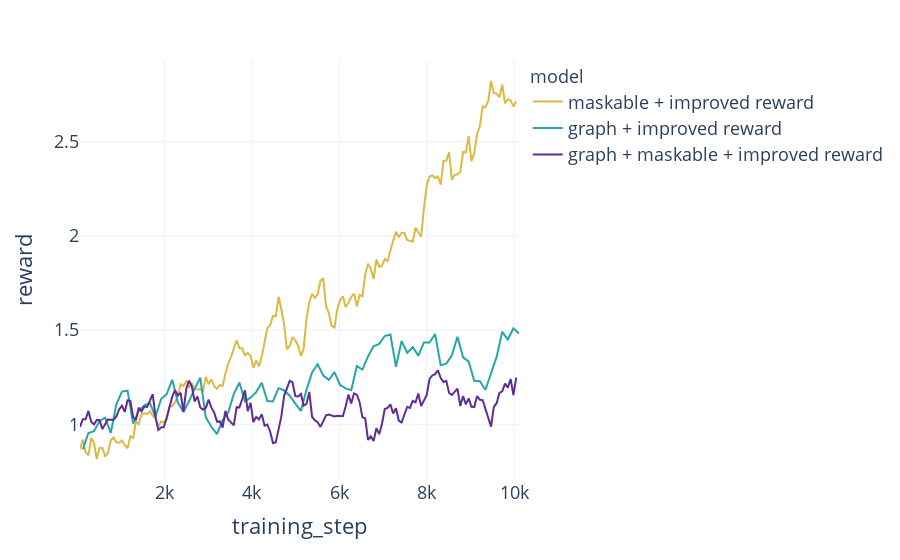

Source (notebook cell):
### Code cell
comparison_graph = pl.concat(
    [
        maskable_training_reward.with_columns(
            model=pl.lit("maskable + improved reward")
        ),
        graph_training_reward.with_columns(model=pl.lit("graph + improved reward")),
        maskable_graph_training_reward.with_columns(
            model=pl.lit("graph + maskable + improved reward")
        ),
    ]
)

fig = px.line(
    comparison_graph,
    x="Step",
    y="Value",
    color="model",
    template=THEME,
    labels={
        "Step": "training_step",
        "Value": "reward",
    },
)

fig.update_xaxes({"title": {"font": {"size": 22}}, "tickfont": {"size": 18}})
fig.update_yaxes({"title": {"font": {"size": 22}}, "tickfont": {"size": 18}})
fig.update_layout(legend_title_font_size=18, font_size=18)

fig.for_each_trace(
    lambda trace: trace.update(
        line_color="#26a6a6"
        if trace.name == "graph + improved reward"
        else "#612b94"
        if trace.name == "graph + maskable + improved reward"
        else "#dbb944"
    ),
)

### Figure 1 — Plotly figure (JSON) as saved in the notebook; plotly's stock layout.template omitted (floating-point values rounded to 4 significant figures; data arrays with more than 128 entries replaced by an {"elided": "..."} marker saying what was removed)
{"data": [{"hovertemplate": "model=maskable + improved reward<br>training_step=%{x}<br>reward=%{y}<extra></extra>", "legendgroup": "maskable + improved reward", "line": {"color": "#dbb944", "dash": "solid"}, "marker": {"symbol": "circle"}, "mode": "lines", "name": "maskable + improved reward", "orientation": "v", "showlegend": true, "type": "scatter", "x": {"elided": "157 int values"}, "xaxis": "x", "y": {"elided": "157 float values"}, "yaxis": "y"}, {"hovertemplate": "model=graph + improved reward<br>training_step=%{x}<br>reward=%{y}<extra></extra>", "legendgroup": "graph + improved reward", "line": {"color": "#26a6a6", "dash": "solid"}, "marker": {"symbol": "circle"}, "mode": "lines", "name": "graph + improved reward", "orientation": "v", "showlegend": true, "type": "scatter", "x": [128, 256, 384, 512, 640, 768, 896, 1024, 1152, 1280, 1408, 1536, 1664, 1792, 1920, 2048, 2176, 2304, 2432, 2560, 2688, 2816, 2944, 3072, 3200, 3328, 3456, 3584, 3712, 3840, 3968, 4096, 4224, 4352, 4480, 4608, 4736, 4864, 4992, 5120, 5248, 5376, 5504, 5632, 5760, 5888, 6016, 6144, 6272, 6400, 6528, 6656, 6784, 6912, 7040, 7168, 7296, 7424, 7552, 7680, 7808, 7936, 8064, 8192, 8320, 8448, 8576, 8704, 8832, 8960, 9088, 9216, 9344, 9472, 9600, 9728, 9856, 9984, 10112], "xaxis": "x", "y": [0.8669, 0.9536, 0.9636, 1.018, 1.035, 0.954, 1.106, 1.174, 1.179, 1.003, 1.071, 1.101, 1.112, 1.04, 1.134, 1.16, 1.237, 1.115, 1.065, 1.122, 1.19, 1.248, 1.037, 0.9868, 0.948, 1.021, 1.062, 1.161, 1.222, 1.123, 1.141, 1.171, 1.221, 1.123, 1.122, 1.192, 1.18, 1.152, 1.109, 1.071, 1.183, 1.275, 1.319, 1.259, 1.236, 1.277, 1.209, 1.191, 1.18, 1.309, 1.29, 1.36, 1.414, 1.427, 1.469, 1.477, 1.305, 1.443, 1.38, 1.409, 1.365, 1.434, 1.435, 1.479, 1.314, 1.322, 1.367, 1.465, 1.356, 1.332, 1.231, 1.229, 1.184, 1.276, 1.358, 1.491, 1.45, 1.51, 1.483], "yaxis": "y"}, {"hovertemplate": "model=graph + maskable + improved reward<br>training_step=%{x}<br>reward=%{y}<extra></extra>", "legendgroup": "graph + maskable + improved reward", "line": {"color": "#612b94", "dash": "solid"}, "marker": {"symbol": "circle"}, "mode": "lines", "name": "graph + maskable + improved reward", "orientation": "v", "showlegend": true, "type": "scatter", "x": {"elided": "157 int values"}, "xaxis": "x", "y": {"elided": "157 float values"}, "yaxis": "y"}], "layout": {"font": {"size": 18}, "legend": {"title": {"font": {"size": 18}, "text": "model"}, "tracegroupgap": 0}, "margin": {"t": 60}, "xaxis": {"anchor": "y", "domain": [0, 1], "tickfont": {"size": 18}, "title": {"font": {"size": 22}, "text": "training_step"}}, "yaxis": {"anchor": "x", "domain": [0, 1], "tickfont": {"size": 18}, "title": {"font": {"size": 22}, "text": "reward"}}}}
